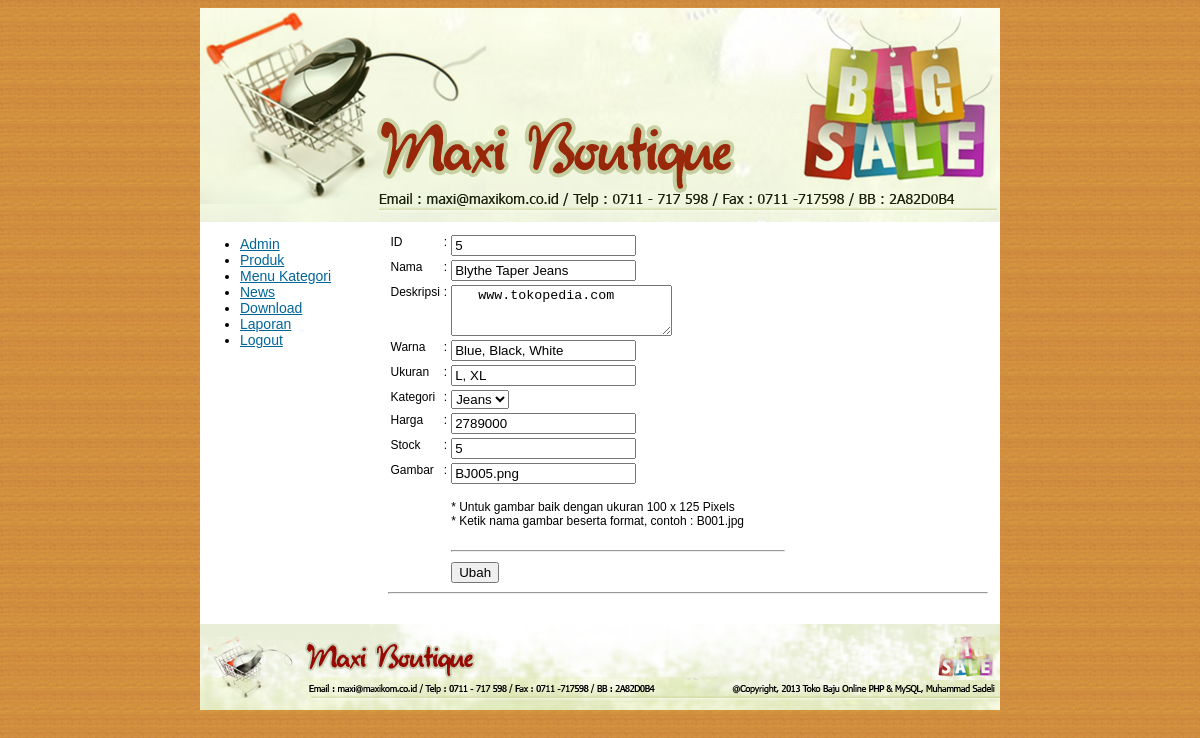
The page /Admin/produk_ubah.php?id=5 (signed in) on the database its author committed.
### tables this page shows
CREATE TABLE IF NOT EXISTS `barangtbl` (
  `id` int(11) NOT NULL AUTO_INCREMENT,
  `nama` varchar(35) NOT NULL,
  `deskripsi` text NOT NULL,
  `warna` varchar(25) NOT NULL,
  `ukuran` varchar(15) NOT NULL,
  `kategori` varchar(25) NOT NULL,
  `harga` int(11) NOT NULL,
  `stock` int(11) NOT NULL,
  `gambar` varchar(50) NOT NULL,
  PRIMARY KEY (`id`)
);

### Admin/produk_ubah_form.php (the view, shortened to what this page needs)
  <?php
  $perintah="select * from barangtbl where id='".$_GET['id']."'";
  $hasil=mysql_query($perintah);
  $data=mysql_fetch_array($hasil);
  $tampil_deskripsi=str_replace("<br>","\r\n",$data['deskripsi']);
  ?>
<form id="form1" name="form1" method="post" action="produk_ubah_proses.php">
  <table width="400" border="0" align="left">
    <tr>
      <td align="left" valign="top">ID</td>
      <td align="left" valign="top">:</td>
      <td align="left" valign="top"><label for="idtxt"></label>
      <input name="idtxt" type="text" id="idtxt" value="<?php echo $data['id'] ?>" readonly="readonly" /></td>
    </tr>
    <tr>
      <td width="10%" align="left" valign="top">Nama </td>
      <td width="1%" align="left" valign="top">:</td>
      <td width="89%" align="left" valign="top"><label>
        <input name="namatxt" type="text" id="namatxt" value="<?php echo $data['nama'] ?>" />
      </label>
        </span></td>
    </tr>
    <tr>
      <td align="left" valign="top">Deskripsi</td>
      <td align="left" valign="top">:</td>
      <td align="left" valign="top"><label></label>
        <label>
          <textarea name="destxt" cols="25" rows="3" id="destxt"/><?php echo "$tampil_deskripsi" ?>         </textarea>
        </label></td>
    </tr>
    <tr>
      <td align="left" valign="top">Warna</td>
      <td align="left" valign="top">:</td>
      <td align="left" valign="top"><label for="wrntxt"></label>
        <input type="text" name="wrntxt" id="wrntxt" value="<?php echo $data['warna'] ?>" /></td>
    </tr>
    <tr>
      <td align="left" valign="top">Ukuran</td>
      <td align="left" valign="top">:</td>
      <td align="left" valign="top"><label for="ukrtxt"></label>
        <input type="text" name="ukrtxt" id="ukrtxt" value="<?php echo $data['ukuran'] ?>" /></td>
    </tr>
    <tr>
      <td align="left" valign="top">Kategori</td>
      <td align="left" valign="top">:</td>
      <td align="left" valign="top"><label for="ktgtxt"></label>
        <select name="ktglist" size="1" id="ktglist">
          <option value="<?php echo $data['kategori'] ?>"><?php echo $data['kategori'] ?></option>
      </select></td>
    </tr>
    <tr>
      <td align="left" valign="top">Harga</td>
      <td align="left" valign="top">:</td>
      <td align="left" valign="top"><label for="hrgtxt"></label>
        <input type="text" name="hrgtxt" id="hrgtxt" value="<?php echo $data['harga'] ?> "/></td>
    </tr>
    <tr>
      <td align="left" valign="top">Stock</td>
      <td align="left" valign="top">:</td>
      <td align="left" valign="top"><label for="stktxt"></label>
        <input type="text" name="stktxt" id="stktxt" value="<?php echo $data['stock'] ?>" /></td>
    </tr>
    <tr>
      <td align="left" valign="top">Gambar</td>
      <td align="left" valign="top">:</td>
      <td align="left" valign="top"><label for="gbrtxt"></label>
        <input type="text" name="gbrtxt" id="gbrtxt" value="<?php echo $data['gambar'] ?>" /></td>
    </tr>
    <tr>
      <td align="left" valign="top">&nbsp;</td>
      <td align="left" valign="top">&nbsp;</td>
      <td align="left" valign="top"><p>* Untuk gambar baik dengan ukuran 100 x 125 Pixels<br />
        * Ketik nama gambar beserta format, contoh : B001.jpg</p></td>
    </tr>
    <tr>
      <td align="left" valign="top">&nbsp;</td>
      <td align="left" valign="top">&nbsp;</td>
      <td align="left" valign="top"><hr /></td>
    </tr>
    <tr>
      <td align="left" valign="top">&nbsp;</td>
      <td align="left" valign="top">&nbsp;</td>
      <td align="left" valign="top"><label>
        <input type="submit" name="Submit" value="Ubah" />
      </label>
        </span></td>
    </tr>
  </table>
</form>

### Admin/produk_ubah.php (style rules this page uses)
body { background-image: url(../Gambar/Background.gif); }

### rows shown on the page
barangtbl: idtxt "5", namatxt "Blythe Taper Jeans", destxt "www.tokopedia.com", wrntxt "Blue, Black, White", ukrtxt "L, XL", ktglist "Jeans", hrgtxt "2789000", stktxt "5", gbrtxt "BJ005.png"
